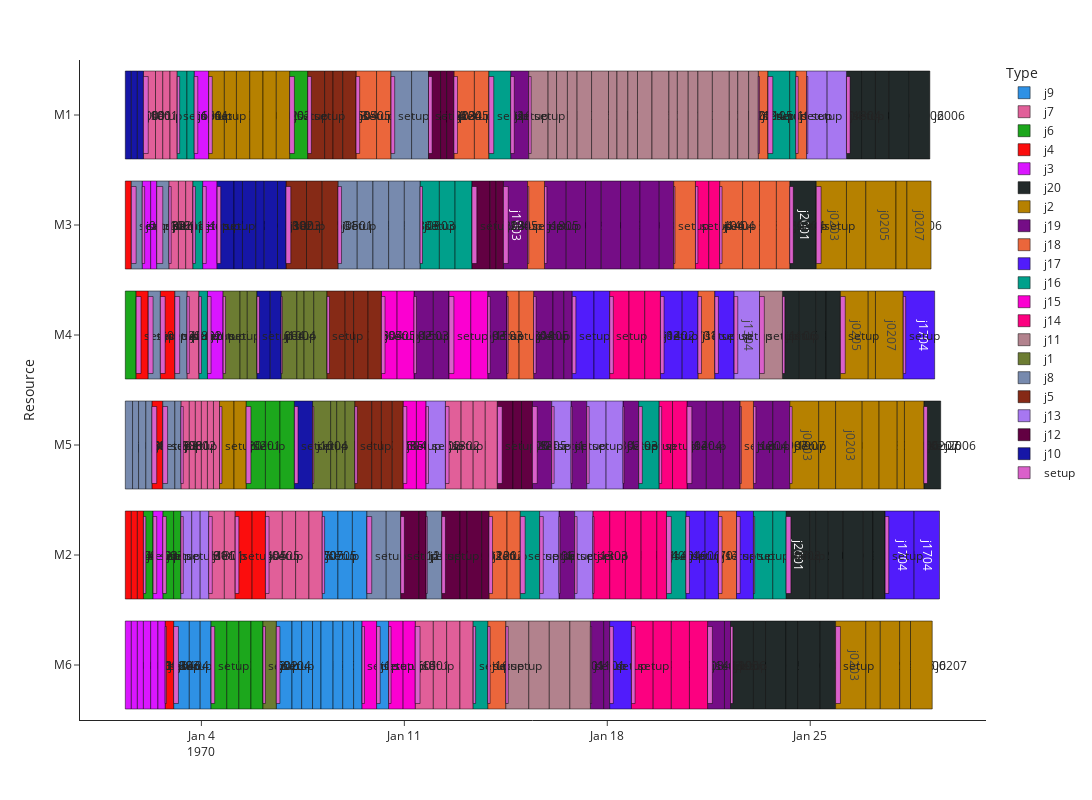
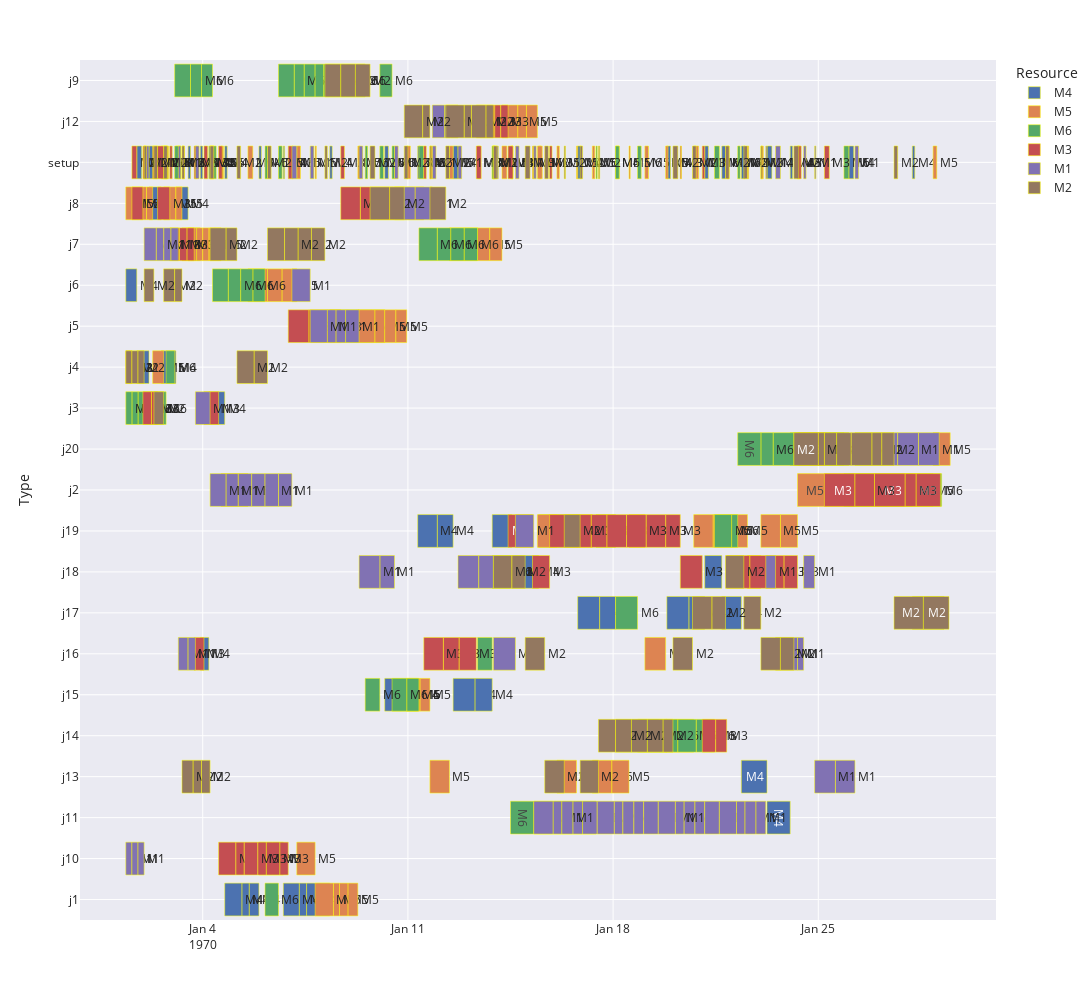
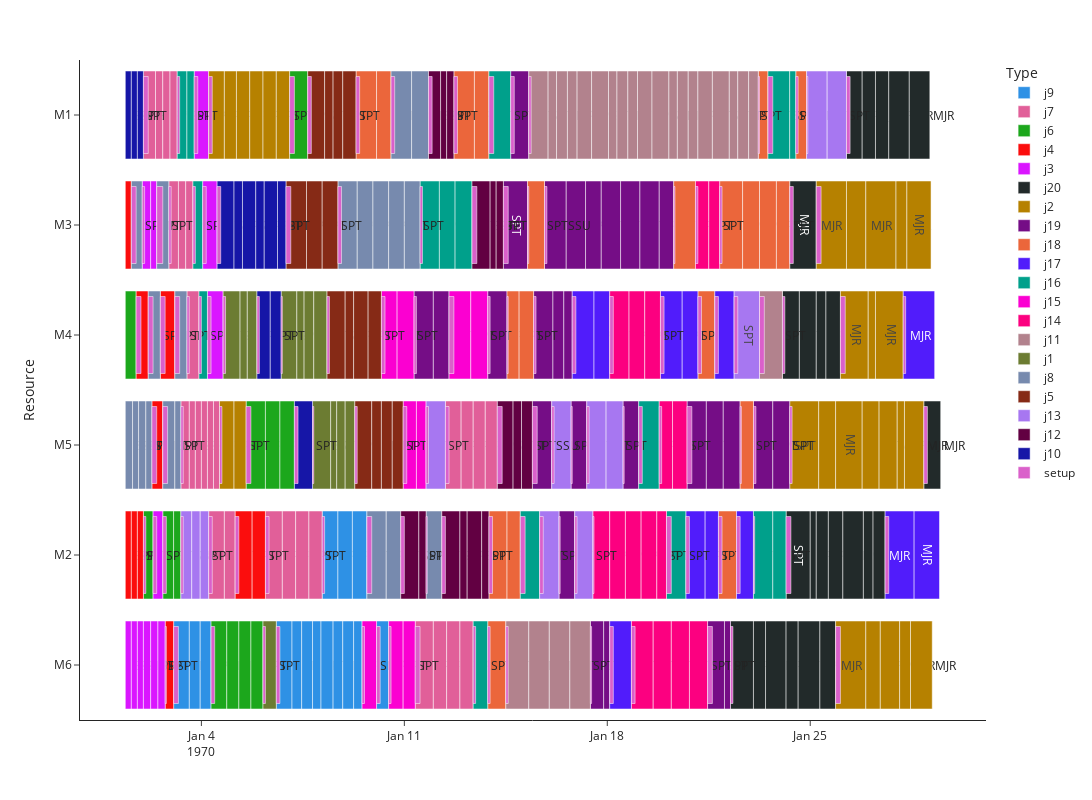
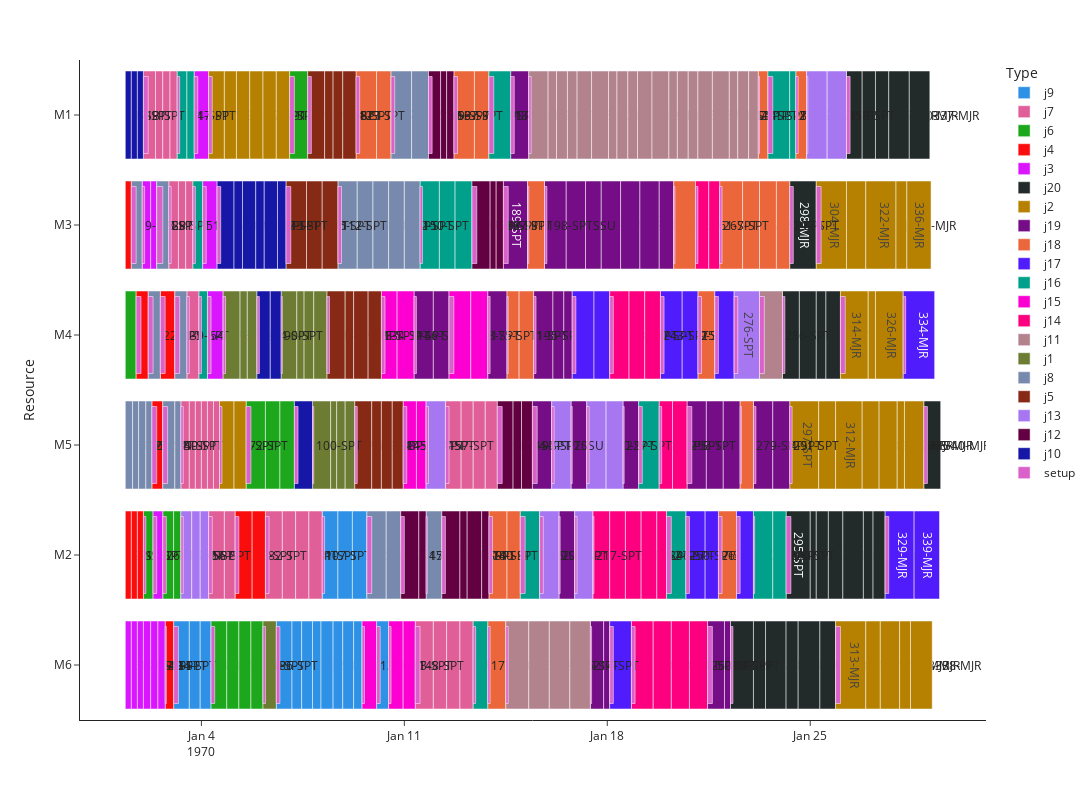

Notebook code for these charts, in order:
### Code cell
import torch
import torch.nn as nn
import torch.nn.functional as F
import torch.optim as optim

import gym
import collections
import random
from FAB4 import *

learning_rate = 0.001  
gamma = 1
buffer_limit = 10000
batch_size = 16

class Qnet(nn.Module):
    def __init__(self):
        super(Qnet, self).__init__()
        self.fc1 = nn.Linear(64,64)
        self.fc2 = nn.Linear(64,32)
        self.fc3 = nn.Linear(32,9)
    
    def forward(self, x):
        x = F.relu(self.fc1(x))
        x = F.relu(self.fc2(x))
        x = self.fc3(x)
        return x
    
    def sample_action(self, obs, epsilon):
        out = self.forward(obs)
        coin = random.random()
        if coin < epsilon:
            return random.randint(0, 8)
        else:
            return out.argmax().item()
        
    def select_action(self, obs, epsilon):
        out = self.forward(obs)
        return out.argmax().item(),out
        
def train(q, q_target, memory, optimizer):
    for i in range(10):
        s,a,r,s_prime,done_mask = memory.sample(batch_size)
        #q.number_of_time_list[a] += 1    
        q_out = q(s)
        q_a = q_out.gather(1,a)
        max_q_prime = q_target(s_prime).max (1)[0].unsqueeze(1)
        target = r + gamma * max_q_prime * done_mask
        loss = F.smooth_l1_loss(q_a, target)
        optimizer.zero_grad()
        loss.backward()
        optimizer.step()

params = torch.load("879nomorspt.pt")
q = Qnet()
q.load_state_dict(params)
q.eval()
env = FJSP_simulator('C:/Users/parkh/git_tlsgudcks/simulator/data/FJSP_SIM7_all.csv','C:/Users/parkh/FJSP_SETUP_SIM.csv',"C:/Users/parkh/git_tlsgudcks/simulator/data/FJSP_Fab.csv",1) 
s = env.reset()
done = False
score = 0.0
epsilon = max(0.01 , 0.08 - 0.02*(20/200))
while not done:
    a, a_list = q.select_action(torch.from_numpy(s). float(), epsilon)
    #print(a_list)
    #print(a)
    s_prime, r, done = env.step(a)
    #print(r)
    s = s_prime
    score += r
    if done:
        break
Flow_time, machine_util, util, makespan = env.performance_measure()

env.gannt_chart()
print("FlowTime:" , Flow_time)
print("machine_util:" , machine_util)
print("util:" , util)
print("makespan:" , makespan)
print("Score" , score)
